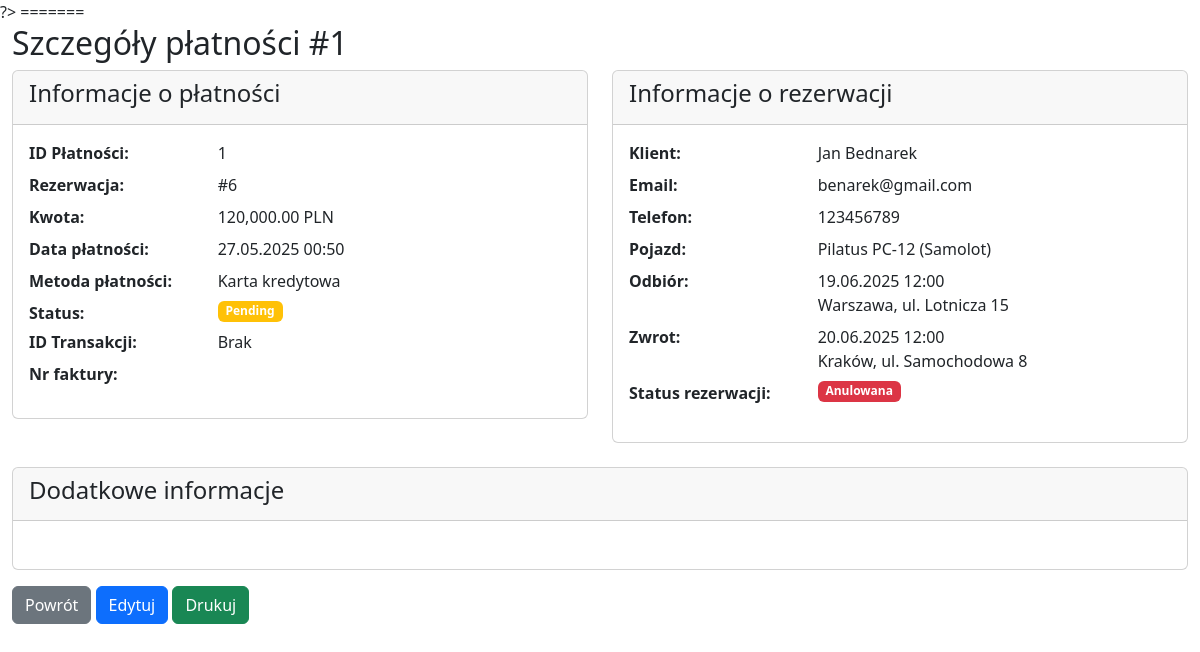
The page /skydrive/admin/payment_details.php?id=1 (signed in) on the database its author committed.
### tables this page shows
CREATE TABLE `payments` (
  `payment_id` int(11) NOT NULL,
  `reservation_id` int(11) NOT NULL,
  `amount` decimal(10,2) NOT NULL,
  `payment_date` datetime DEFAULT current_timestamp(),
  `payment_method` enum('credit_card','bank_transfer','cash') NOT NULL,
  `status` enum('pending','completed','failed','refunded') DEFAULT 'pending',
  `transaction_id` varchar(100) DEFAULT NULL,
  `payment_details` text DEFAULT NULL,
  `invoice_number` varchar(50) DEFAULT NULL
);

CREATE TABLE `reservations` (
  `reservation_id` int(11) NOT NULL,
  `user_id` int(11) NOT NULL,
  `vehicle_id` int(11) NOT NULL,
  `pickup_location_id` int(11) NOT NULL,
  `return_location_id` int(11) NOT NULL,
  `pickup_date` datetime NOT NULL,
  `return_date` datetime NOT NULL,
  `total_cost` decimal(10,2) NOT NULL,
  `status` enum('pending','confirmed','cancelled','completed') DEFAULT 'pending',
  `payment_method` enum('credit_card','bank_transfer','cash') DEFAULT NULL,
  `invoice_request` tinyint(1) DEFAULT 0,
  `invoice_data` text DEFAULT NULL,
  `created_at` datetime DEFAULT current_timestamp(),
  `notes` text DEFAULT NULL
);

CREATE TABLE `users` (
  `user_id` int(11) NOT NULL,
  `first_name` varchar(50) NOT NULL,
  `last_name` varchar(50) NOT NULL,
  `email` varchar(100) NOT NULL,
  `password_hash` varchar(255) NOT NULL,
  `phone` varchar(20) DEFAULT NULL,
  `address` text DEFAULT NULL,
  `driver_license_number` varchar(50) DEFAULT NULL,
  `pilot_license_number` varchar(50) DEFAULT NULL,
  `registration_date` datetime DEFAULT current_timestamp(),
  `last_login` datetime DEFAULT NULL,
  `is_admin` tinyint(1) DEFAULT 0
);

CREATE TABLE `vehicles` (
  `vehicle_id` int(11) NOT NULL,
  `type` enum('car','plane') NOT NULL,
  `make` varchar(50) NOT NULL,
  `model` varchar(50) NOT NULL,
  `year` int(11) NOT NULL,
  `registration_number` varchar(20) DEFAULT NULL,
  `capacity` int(11) NOT NULL,
  `fuel_type` varchar(30) DEFAULT NULL,
  `engine_power` varchar(30) DEFAULT NULL,
  `max_speed` varchar(30) DEFAULT NULL,
  `range` varchar(30) DEFAULT NULL,
  `daily_rate` decimal(10,2) NOT NULL,
  `hourly_rate` decimal(10,2) DEFAULT NULL,
  `available` tinyint(1) DEFAULT 1,
  `location_id` int(11) DEFAULT NULL,
  `image_path` varchar(255) DEFAULT NULL,
  `description` text DEFAULT NULL
);

CREATE TABLE `locations` (
  `location_id` int(11) NOT NULL,
  `city` varchar(50) NOT NULL,
  `address` text NOT NULL,
  `phone` varchar(20) DEFAULT NULL,
  `email` varchar(100) DEFAULT NULL,
  `is_airport` tinyint(1) DEFAULT 0
);

### skydrive/admin/payment_details.php (the view, shortened to what this page needs)
<?php
require_once __DIR__ . '/../includes/config.php';
$payment_id = isset($_GET['id']) ? intval($_GET['id']) : 0;
$query = "SELECT p.*,
          r.reservation_id, r.pickup_date, r.return_date, r.total_cost, r.status as reservation_status,
          CONCAT(u.first_name, ' ', u.last_name) AS customer_name,
          u.email, u.phone,
          v.make, v.model, v.type,
          pl.city as pickup_city, pl.address as pickup_address,
          rl.city as return_city, rl.address as return_address
          FROM payments p
          JOIN reservations r ON p.reservation_id = r.reservation_id
          JOIN users u ON r.user_id = u.user_id
          JOIN vehicles v ON r.vehicle_id = v.vehicle_id
          JOIN locations pl ON r.pickup_location_id = pl.location_id
          JOIN locations rl ON r.return_location_id = rl.location_id
          WHERE p.payment_id = ?";
$stmt = $conn->prepare($query);
$stmt->bind_param("i", $payment_id);
$stmt->execute();
$payment = $stmt->get_result()->fetch_assoc();
require_once __DIR__ . '/../includes/admin_header.php';
?>
<div class="container-fluid">
    <h2>Szczegóły płatności #<?= $payment_id ?></h2>
    <div class="row">
        <div class="col-md-6">
            <div class="card mb-4">
                <div class="card-header">
                    <h4>Informacje o płatności</h4>
                </div>
                <div class="card-body">
                    <dl class="row">
                        <dt class="col-sm-4">ID Płatności:</dt>
                        <dd class="col-sm-8"><?= $payment['payment_id'] ?></dd>
                        <dt class="col-sm-4">Rezerwacja:</dt>
                        <dd class="col-sm-8">#<?= $payment['reservation_id'] ?></dd>
                        <dt class="col-sm-4">Kwota:</dt>
                        <dd class="col-sm-8"><?= number_format($payment['amount'], 2) ?> PLN</dd>
                        <dt class="col-sm-4">Data płatności:</dt>
                        <dd class="col-sm-8"><?= date('d.m.Y H:i', strtotime($payment['payment_date'])) ?></dd>
                        <dt class="col-sm-4">Metoda płatności:</dt>
                        <dd class="col-sm-8"><?=
                            $payment['payment_method'] == 'credit_card' ? 'Karta kredytowa' :
                            ($payment['payment_method'] == 'bank_transfer' ? 'Przelew bankowy' : 'Gotówka')
                        ?></dd>
                        <dt class="col-sm-4">Status:</dt>
                        <dd class="col-sm-8">
                            <span class="badge bg-<?=
                                $payment['status'] == 'completed' ? 'success' :
                                ($payment['status'] == 'pending' ? 'warning' : 'danger')
                            ?>">
                                <?= ucfirst($payment['status']) ?>
                            </span>
                        </dd>
                        <dt class="col-sm-4">ID Transakcji:</dt>
                        <dd class="col-sm-8"><?= $payment['transaction_id'] ?? 'Brak' ?></dd>
                        <dt class="col-sm-4">Nr faktury:</dt>
                        <dd class="col-sm-8"><?= $payment['invoice_number'] ?? 'Brak' ?></dd>
                    </dl>
                </div>
            </div>
        </div>
        <div class="col-md-6">
            <div class="card mb-4">
                <div class="card-header">
                    <h4>Informacje o rezerwacji</h4>
                </div>
                <div class="card-body">
                    <dl class="row">
                        <dt class="col-sm-4">Klient:</dt>
                        <dd class="col-sm-8"><?= htmlspecialchars($payment['customer_name']) ?></dd>
                        <dt class="col-sm-4">Email:</dt>
                        <dd class="col-sm-8"><?= htmlspecialchars($payment['email']) ?></dd>
                        <dt class="col-sm-4">Telefon:</dt>
                        <dd class="col-sm-8"><?= htmlspecialchars($payment['phone']) ?></dd>
                        <dt class="col-sm-4">Pojazd:</dt>
                        <dd class="col-sm-8">
                            <?= htmlspecialchars($payment['make'] . ' ' . $payment['model']) ?>
                            (<?= $payment['type'] == 'car' ? 'Samochód' : 'Samolot' ?>)
                        </dd>
                        <dt class="col-sm-4">Odbiór:</dt>
                        <dd class="col-sm-8">
                            <?= date('d.m.Y H:i', strtotime($payment['pickup_date'])) ?><br>
                            <?= htmlspecialchars($payment['pickup_city']) ?>, <?= htmlspecialchars($payment['pickup_address']) ?>
                        </dd>
                        <dt class="col-sm-4">Zwrot:</dt>
                        <dd class="col-sm-8">
                            <?= date('d.m.Y H:i', strtotime($payment['return_date'])) ?><br>
                            <?= htmlspecialchars($payment['return_city']) ?>, <?= htmlspecialchars($payment['return_address']) ?>
                        </dd>
                        <dt class="col-sm-4">Status rezerwacji:</dt>
                        <dd class="col-sm-8">
                            <span class="badge bg-<?=
                                $payment['reservation_status'] == 'confirmed' ? 'success' :
                                ($payment['reservation_status'] == 'pending' ? 'warning' : 'danger')
                            ?>">
                                <?= $payment['reservation_status'] == 'pending' ? 'Oczekująca' :
                                   ($payment['reservation_status'] == 'confirmed' ? 'Potwierdzona' : 'Anulowana') ?>
                            </span>
                        </dd>
                    </dl>
                </div>
            </div>
        </div>
    </div>
    <div class="card">
        <div class="card-header">
            <h4>Dodatkowe informacje</h4>
        </div>
        <div class="card-body">
        </div>
    </div>
    <div class="mt-3">
        <a href="manage_payments.php" class="btn btn-secondary">Powrót</a>
        <a href="edit_payment.php?id=<?= $payment_id ?>" class="btn btn-primary">Edytuj</a>
        <button class="btn btn-success" onclick="window.print()">Drukuj</button>
    </div>
</div>

### rows shown on the page
payments: payment_id "1", reservation.reservation_id "6", amount "120,000.00", payment_date "27.05.2025 00:50", status "Pending", transaction "Brak", users.email "benarek@gmail.com", users.phone "123456789", vehicles.make+model "Pilatus PC-12", reservation.pickup_date "19.06.2025 12:00", locations.city "Warszawa", locations.address "ul. Lotnicza 15", reservation.return_date "20.06.2025 12:00", locations.city "Kraków", locations.address "ul. Samochodowa 8"

### other values the page prints
$payment_id "1"
$payment['customer_name'] "Jan Bednarek"
